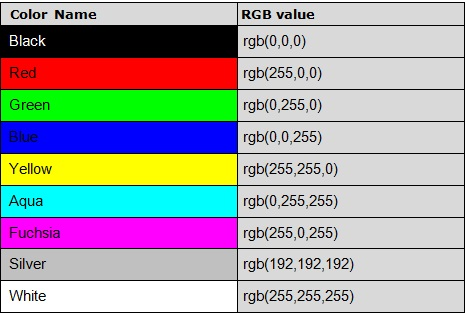
//> input picture Mark/Color Detection/rgbtest.jpg, 465 x 313 px, given in place of the camera
$ ./badandboujie   (built with g++ and OpenCV 4)
//> lines starting //> are read from the running program, lines starting //| are printed output that depends on the picture; after the words box and inside, x2 and y2 are one past the last pixel; in counts of white or black regions, pixels touching at a corner belong together
### Mark/colorplusgrid/badandboujie/Roomba.h
#pragma once
#include <string>
#include <opencv/cv.hpp>
#include <opencv2\highgui\highgui.hpp>
using namespace cv;
using namespace std;
class Roomba
{
public:
	Roomba();
	~Roomba();

	int getXPos();
	void setXPos(int x);
	int gettype();
	void settype(int x);

	int getYPos();
	void setYPos(int y);


	cv::Scalar getHSVmin();
	cv::Scalar getHSVmax();

	void setHSVmin(Scalar min);
	void setHSVmax(Scalar min);

private:

	int xPos, yPos, type;

	cv::Scalar HSVmin, HSVmax;
};

### Mark/colordetection/badandboujie/Roomba.cpp

#include "Roomba.h"


Roomba::Roomba()
{
}


Roomba::~Roomba()
{
}

// [22 lines left out: functions getXPos, setXPos, getYPos, setYPos, not called in this run]


int Roomba::gettype() {


	return Roomba::type;

}

void Roomba::settype(int y) {

	Roomba::type = y;
}


Scalar Roomba::getHSVmin() {
	return Roomba::HSVmin;
}

// [4 lines left out: function getHSVmax, not called in this run]
void Roomba::setHSVmin(Scalar min) {
	Roomba::HSVmin = min;
}
void Roomba::setHSVmax(Scalar max) {
	Roomba::HSVmax = max;
}

### Mark/calibrationmode/badandboujie/Roomba.cpp
#include "stdafx.h"
#include "Roomba.h"


Roomba::Roomba()
{
}


Roomba::~Roomba()
{
}

// [22 lines left out: functions getXPos, setXPos, getYPos, setYPos, not called in this run]


Scalar Roomba::getHSVmin() {
	return Roomba::HSVmin;
}

Scalar Roomba::getHSVmax() {

	return Roomba::HSVmax;
}
void Roomba::setHSVmin(Scalar min) {
	Roomba::HSVmin = min;
}
void Roomba::setHSVmax(Scalar max) {
	Roomba::HSVmax = max;
}

### Mark/colorplusgrid/badandboujie/badandboujie.cpp
// badandboujie.cpp : Defines the entry point for the console application.

#include "stdafx.h"
#include <sstream>
#include <string>
#include <iostream>

#include "opencv2/core/core.hpp"
#include "Roomba.h"
#include <vector>

using namespace std;
////initial min and max HSV filter values.
////these will be changed using trackbars
//int H_MIN = 0;
//int H_MAX = 256;
//int S_MIN = 0;
//int S_MAX = 256;
//int V_MIN = 0;
//int V_MAX = 256;
//default capture width and height
const int FRAME_WIDTH = 640;
const int FRAME_HEIGHT = 480;
//max number of objects to be detected in frame
const int MAX_NUM_OBJECTS = 50;
//minimum and maximum object area
const int MIN_OBJECT_AREA = 40 * 40;
const int MAX_OBJECT_AREA = FRAME_HEIGHT*FRAME_WIDTH / 1.5;
//names that will appear at the top of each window
const string windowName = "Original Image";
const string windowName1 = "HSV Image";
const string windowName2 = "Thresholded Image";
const string windowName3 = "After Morphological Operations";
const string trackbarWindowName = "Trackbars";

string intToString(int number) {


	std::stringstream ss;
	ss << number;
	return ss.str();
}

void drawObject(vector<Roomba> theRoombas, Mat &frame, int type) {
	if (type == 1) {
		for (int i = 0; i < theRoombas.size(); i++) {

			cv::circle(frame, cv::Point(theRoombas.at(i).getXPos(), theRoombas.at(i).getYPos()), 10, cv::Scalar(0, 0, 255));
			cout << "Red Roomba # " << i << " x Pos   " << theRoombas.at(i).getXPos() << "  Y Pos    " << theRoombas.at(i).getYPos() << endl;
			cv::putText(frame, intToString(theRoombas.at(i).getXPos()) + " , " + intToString(theRoombas.at(i).getYPos()), cv::Point(theRoombas.at(i).getXPos(), theRoombas.at(i).getYPos() + 20), 1, 1, Scalar(0, 255, 0));
		}
	} if (type == 2) {
		for (int i = 0; i < theRoombas.size(); i++) {

			cv::circle(frame, cv::Point(theRoombas.at(i).getXPos(), theRoombas.at(i).getYPos()), 10, cv::Scalar(0, 0, 255));
			cout << "Green Roomba # " << i << " x Pos   " << theRoombas.at(i).getXPos() << "  Y Pos    " << theRoombas.at(i).getYPos() << endl;
			cv::putText(frame, intToString(theRoombas.at(i).getXPos()) + " , " + intToString(theRoombas.at(i).getYPos()), cv::Point(theRoombas.at(i).getXPos(), theRoombas.at(i).getYPos() + 20), 1, 1, Scalar(0, 255, 0));
		}
	}
	if (type == 3) {
		for (int i = 0; i < theRoombas.size(); i++) {

			cv::circle(frame, cv::Point(theRoombas.at(i).getXPos(), theRoombas.at(i).getYPos()), 10, cv::Scalar(0, 0, 255));
			cout << "Grid square # " << i << " x Pos   " << theRoombas.at(i).getXPos() << "  Y Pos    " << theRoombas.at(i).getYPos() << endl;
			cv::putText(frame, intToString(theRoombas.at(i).getXPos()) + " , " + intToString(theRoombas.at(i).getYPos()), cv::Point(theRoombas.at(i).getXPos(), theRoombas.at(i).getYPos() + 20), 1, 1, Scalar(0, 255, 0));
		}


	}
}
void morphOps(Mat &thresh) {

	//create structuring element that will be used to "dilate" and "erode" image.
	//the element chosen here is a 3px by 3px rectangle

	Mat erodeElement = getStructuringElement(MORPH_RECT, Size(3, 3));
	//dilate with larger element so make sure object is nicely visible
	Mat dilateElement = getStructuringElement(MORPH_RECT, Size(8, 8));

	erode(thresh, thresh, erodeElement);
	erode(thresh, thresh, erodeElement);


	dilate(thresh, thresh, dilateElement);
	dilate(thresh, thresh, dilateElement);


}
void trackFilteredObject(Mat threshold, Mat HSV, Mat &cameraFeed, int type) {

	//int x, y;

	//mycode
	//Roomba redone;
	vector<Roomba> redones;

	Mat temp;
	threshold.copyTo(temp);
	//these two vectors needed for output of findContours
	vector< vector<Point> > contours;
	vector<Vec4i> hierarchy;
	//find contours of filtered image using openCV findContours function
	findContours(temp, contours, hierarchy, CV_RETR_CCOMP, CV_CHAIN_APPROX_SIMPLE);
	//use moments method to find our filtered object
	double refArea = 0;
	bool objectFound = false;
	if (hierarchy.size() > 0) {
		int numObjects = hierarchy.size();
		//if number of objects greater than MAX_NUM_OBJECTS we have a noisy filter
		if (numObjects<MAX_NUM_OBJECTS) {
			for (int index = 0; index >= 0; index = hierarchy[index][0]) {

				Moments moment = moments((cv::Mat)contours[index]);
				double area = moment.m00;

				//if the area is less than 20 px by 20px then it is probably just noise
				//if the area is the same as the 3/2 of the image size, probably just a bad filter
				//we only want the object with the largest area so we safe a reference area each
				//iteration and compare it to the area in the next iteration.
				if (area>MIN_OBJECT_AREA) {
					Roomba redone;
				redone.setXPos( moment.m10 / area);
				redone.setYPos( moment.m01 / area);


				redones.push_back(redone);

					objectFound = true;

				}
				else objectFound = false;


			}
			//let user know you found an object
			if (objectFound == true) {
				//draw object location on screen
				drawObject(redones, cameraFeed,type);
			}

		}
		else putText(cameraFeed, "TOO MUCH NOISE! ADJUST FILTER", Point(0, 50), 1, 2, Scalar(0, 0, 255), 2);
	}
}

int main(int argc, char* argv[])
{

	//Matrix to store each frame of the webcam feed
	Mat cameraFeed;
	Mat threshold;
	Mat HSV;

	//video capture object to acquire webcam feed
	VideoCapture capture;
	//open capture object at location zero (default location for webcam)
	capture.open(0);
	//set height and width of capture frame
	capture.set(CV_CAP_PROP_FRAME_WIDTH, FRAME_WIDTH);
	capture.set(CV_CAP_PROP_FRAME_HEIGHT, FRAME_HEIGHT);
	//start an infinite loop where webcam feed is copied to cameraFeed matrix
	//all of our operations will be performed within this loop
	while (1) {
		//store image to matrix
		capture.read(cameraFeed);
//> cameraFeed is the input picture: 313 rows x 465 cols, CV_8UC3; mean B, G, R 165.9, 166, 165.9
		//convert frame from BGR to HSV colorspace
		cvtColor(cameraFeed, HSV, COLOR_BGR2HSV);
//> HSV: 313 rows x 465 cols, CV_8UC3; mean H, S, V 39.3, 89.7, 203.8


		{
			//hardcode colors
			Roomba redone, greenone,gridsquare;
			redone.setHSVmin(Scalar(0, 179, 98));
			redone.setHSVmax(Scalar(18, 255, 252));
			redone.settype(1);

			greenone.setHSVmin(Scalar(44,42 , 0));
			greenone.setHSVmax(Scalar(74, 135, 119));
			greenone.settype(2);

			gridsquare.setHSVmin(Scalar(56, 0, 0));
			gridsquare.setHSVmax(Scalar(256, 212, 101));
			gridsquare.settype(3);


			cvtColor(cameraFeed, HSV, COLOR_BGR2HSV);
			inRange(HSV, redone.getHSVmin(), redone.getHSVmax(), threshold);
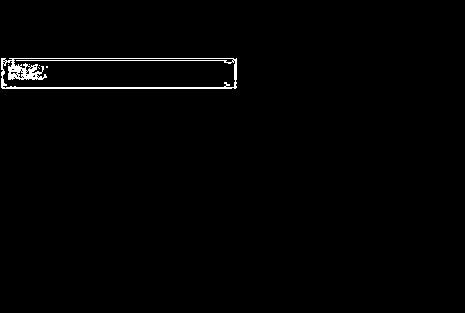
//> threshold: 313 rows x 465 cols, CV_8UC1; 1.1% white in thin lines or dots, all inside (x1, y1, x2, y2) = (1, 58, 237, 89)
			morphOps(threshold);
//> in morphOps, `erode(thresh, thresh, erodeElement);`: thresh: 313 rows x 465 cols, CV_8UC1; 0.01% white in thin lines or dots, all inside (x1, y1, x2, y2) = (10, 68, 31, 77)
//> in morphOps, `dilate(thresh, thresh, dilateElement);`:
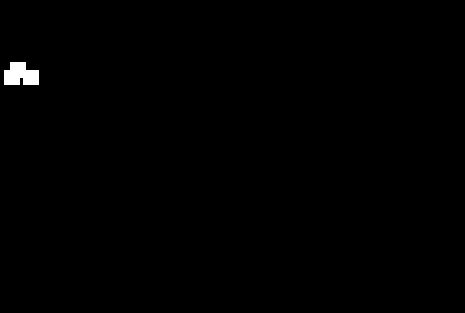
//> thresh: 313 rows x 465 cols, CV_8UC1; 0.43% white; 1 white region
			trackFilteredObject(threshold, HSV, cameraFeed,redone.gettype());
//> in trackFilteredObject, `findContours(temp, contours, hierarchy, CV_RETR_CCOMP, CV_CHAIN_APPROX..`: contours = 1 contour; box (x1, y1, x2, y2) and area: (4, 62, 39, 85) 570
//> in trackFilteredObject, `int numObjects = hierarchy.size();`: numObjects = 1
//> the loop in trackFilteredObject, `for (int index = 0; index >= 0; index = hierarchy[index][0])` made 1 pass
//> area on pass 1: 570
//> after the loop in trackFilteredObject, `for (int index = 0; index >= 0; index = hierarchy[index][0])`: redones = 0 items

			cvtColor(cameraFeed, HSV, COLOR_BGR2HSV);
			inRange(HSV, greenone.getHSVmin(), greenone.getHSVmax(), threshold);
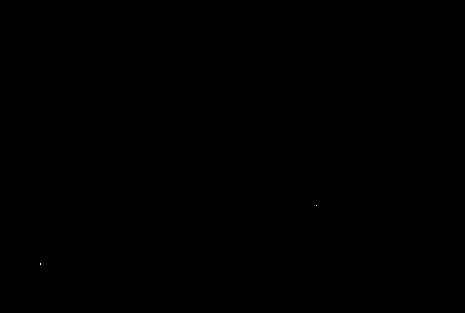
//> threshold: 313 rows x 465 cols, CV_8UC1; 0% white in thin lines or dots, all inside (x1, y1, x2, y2) = (40, 205, 317, 265)
			morphOps(threshold);
//> in morphOps (call 2), `erode(thresh, thresh, erodeElement);`: thresh: 313 rows x 465 cols, CV_8UC1; 3 pixels changed, all inside (x1, y1, x2, y2) = (40, 205, 317, 265)
			trackFilteredObject(threshold, HSV, cameraFeed, greenone.gettype());
//> in trackFilteredObject (call 2), `findContours(temp, contours, hierarchy, CV_RETR_CCOMP, CV_CHAIN_APPROX..`: contours = 0 contours


			cvtColor(cameraFeed, HSV, COLOR_BGR2HSV);
			inRange(HSV, gridsquare.getHSVmin(), gridsquare.getHSVmax(), threshold);
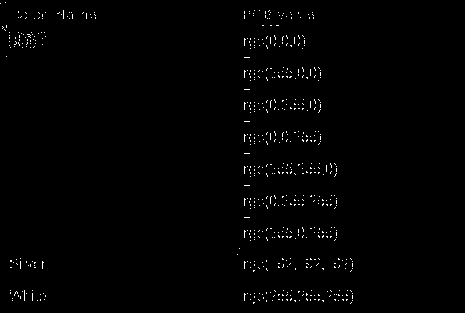
//> threshold: 313 rows x 465 cols, CV_8UC1; 0.87% white in thin lines or dots, all inside (x1, y1, x2, y2) = (0, 2, 353, 304)
			morphOps(threshold);
			trackFilteredObject(threshold, HSV, cameraFeed, gridsquare.gettype());
		}

		//show frames
		//imshow(windowName2,threshold);

		imshow(windowName, cameraFeed);
		//imshow(windowName1,HSV);


		//delay 30ms so that screen can refresh.
		//image will not appear without this waitKey() command
		waitKey(30);
	}


	return 0;
}
